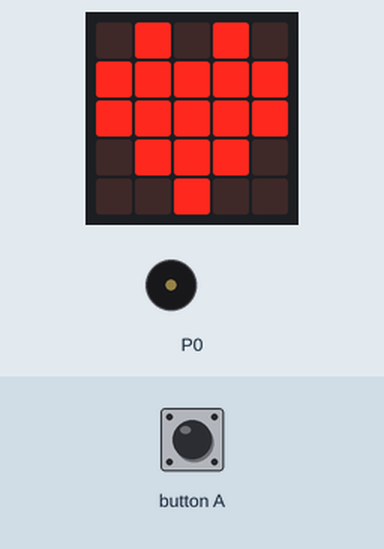
This program was run on a simulated BBC micro:bit (MakeCode). On the bench: the board's 5×5 LED display, buzzer (waves = sounding).

Above: at 0.1 s.
At 0.78 s:
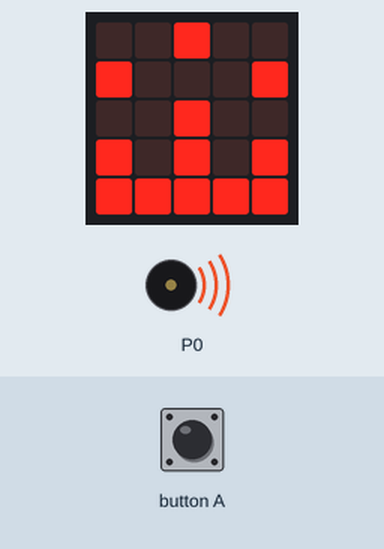
At 129.13 s:
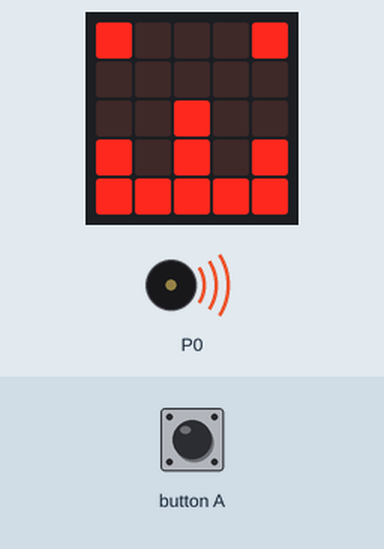
Timing chart, 0 to 130.0 s (numbered marks = the images above):
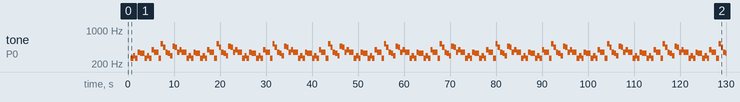

The program:

main.ts
```typescript
input.onButtonPressed(Button.A, function () {

})
basic.showIcon(IconNames.Heart)
music.startMelody(music.builtInMelody(Melodies.Birthday), MelodyOptions.Forever)
basic.forever(function () {
    basic.showLeds(`
        . . # . .
        # . . . #
        . . # . .
        # . # . #
        # # # # #
        `)
    basic.showLeds(`
        # . . . #
        . . . . .
        . . # . .
        # . # . #
        # # # # #
        `)
})
```

test.ts
```typescript
// 在此处测试；当此软件包作为插件使用时，将不会编译此软件包。
```

Measured:
- by itself, tone on P0: plays 262 Hz for 0.51 s, 294 Hz for 0.51 s, 262 Hz for 0.51 s, 349 Hz for 0.51 s, 330 Hz for 1.0 s, 262 Hz for 0.51 s … (225 notes in this stretch)
- what the display in image 1 shows lasts 0.4 s, from 0.6 s to 1.0 s
